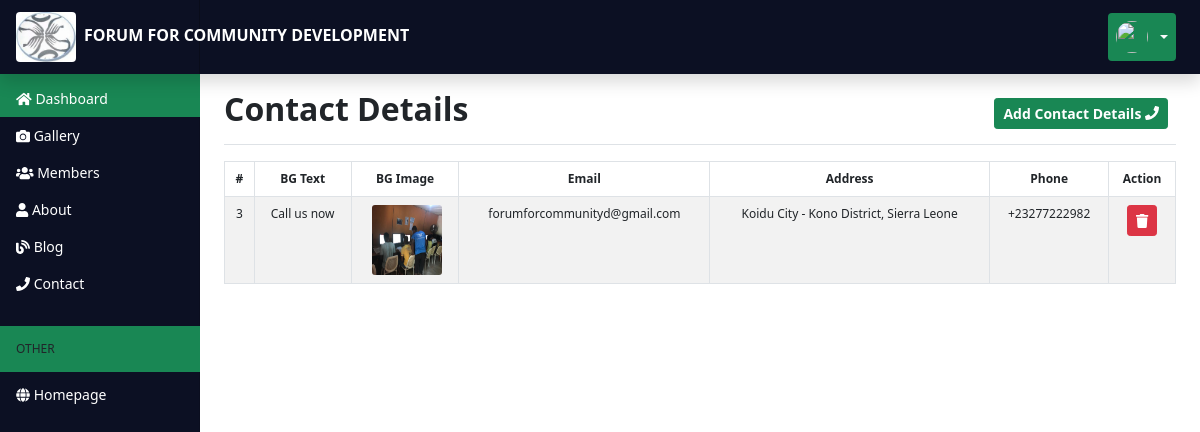
Screenshot of /admin/dashboard-contact.php with the database file from the repository.
### tables this page shows
CREATE TABLE IF NOT EXISTS `tblcontact` (
  `contactid` int(11) NOT NULL AUTO_INCREMENT,
  `bgtext` varchar(50) NOT NULL,
  `bgimage` varchar(150) NOT NULL,
  `email` varchar(50) NOT NULL,
  `address` varchar(50) NOT NULL,
  `phone` varchar(50) NOT NULL,
  PRIMARY KEY (`contactid`)
);

### admin/dashboard-contact.php (the view, shortened to what this page needs)
<?php include 'dashboard-header.php';?>
<?php include 'dashboard-sidebar.php';?>
    <main class="col-md-9 ms-sm-auto col-lg-10 px-md-4">
      <div class="d-flex justify-content-between flex-wrap flex-md-nowrap align-items-center pt-3 pb-2 mb-3 border-bottom">
        <h1 class="h2 fw-bold">Contact Details</h1>
          <div class="btn-group me-2">
            <button  class="btn btn-sm btn-success fw-bold"  data-bs-toggle="modal" data-bs-target="#adminContact">Add Contact Details <i class="fas fa-phone"></i> </button>
          </div>
      </div>
      <table class="table table-striped table-bordered table-hover table-responsive" style="font-size:12px" cellspacing="0">
          <thead class="text-center">
            <tr>
              <th>#</th>
              <th>BG Text</th>
              <th>BG Image</th>
              <th>Email</th>
              <th>Address</th>
              <th>Phone</th>
              <th>Action</th>
            </tr>
          </thead>
          <tbody class="text-center">
            <tr>
<?php
include '../includes/config.php';
 $query = "SELECT * FROM tblcontact";
 $queryrun = mysqli_query($conn, $query);
 $rowcount = mysqli_num_rows($queryrun);
 if ($rowcount > 0){
     while($row = mysqli_fetch_assoc($queryrun)){ ?>
    <td><?php echo $row['contactid'];?></td>
    <td><?php echo $row['bgtext'];?></td>
    <td><img class="img-profile" src="../<?php echo $row['bgimage'];?>" /></td>
    <td><?php echo $row['email'];?></td>
    <td><?php echo $row['address'];?></td>
    <td><?php echo $row['phone'];?></td>
<td>
  <a href="controller.php?deletecontact=<?php echo $row['contactid'];?>" class="text-white mr-2 text-decoration-none btn btn-danger btn-sm" onclick="return confirm('Do you want to remove this contact details?')";
    title="Delete"><i class="fas fa-trash"></i> </a>
</td>
</tr>
<?php
}
 }
 ?>
          </tbody>
        </table>
    </main>
  </div>
</div>
<?php include 'dashboard-footer.php';?>

### assets/css/dashboard.css (style rules this page uses)
:root { --bs-blue: #0d6efd; --bs-indigo: #6610f2; --bs-purple: #6f42c1; --bs-pink: #d63384; --bs-red: #dc3545; --bs-orange: #fd7e14; --bs-yellow: #ffc107; --bs-green: #198754; --bs-teal: #20c997; --bs-cyan: #0dcaf0; --bs-white: #fff; --bs-gray: #6c757d; --bs-gray-dark: #343a40; --bs-primary: #0d6efd; --bs-secondary: #6c757d; --bs-success: #198754; --bs-info: #0dcaf0; --bs-warning: #ffc107; --bs-danger: #dc3545; --bs-light: #f8f9fa; --bs-dark: #212529; --dark: #0c1023; --bs-font-sans-serif: system-ui,-apple-system,"Segoe UI",Roboto,"Helvetica Neue",Arial,"Noto Sans","Liberation Sans",sans-serif,"Apple Color Emoji","Segoe UI Emoji","Segoe UI Symbol","Noto Color Emoji"; --bs-font-monospace: SFMono-Regular,Menlo,Monaco,Consolas,"Liberation Mono","Courier New",monospace; --bs-gradient: linear-gradient(180deg, rgba(255, 255, 255, 0.15), rgba(255, 255, 255, 0)); }
body { font-size: .875rem; }
.img-profile { width: 70px !important; height: 70px !important; margin-left: 3px; border-radius: 3px; }
.text-center { text-align: center !important; }

### rows the page displays
tblcontact: contactid "3", bgtext "Call us now", bgimage (picture), email "forumforcommunityd@gmail.com", address "Koidu City - Kono District, Sierra Leone", phone "+23277222982"
